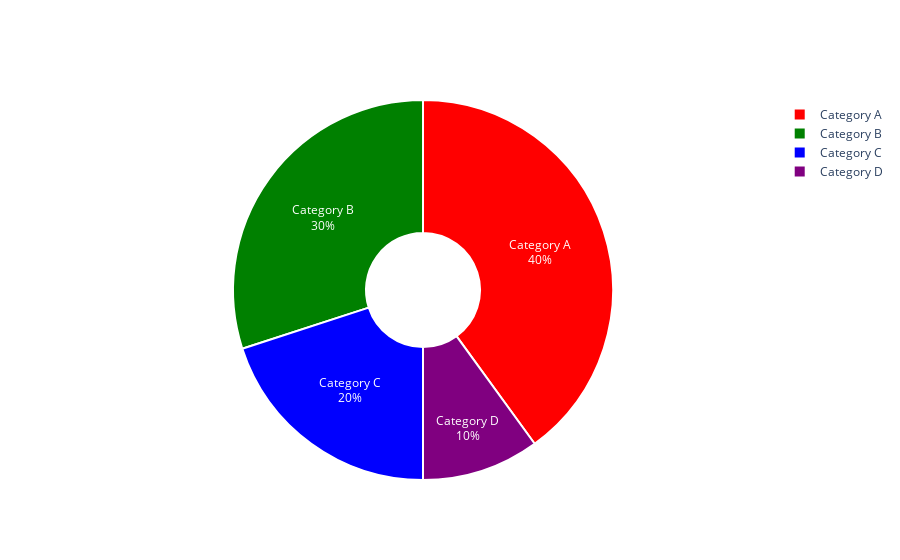

The code cell stored with this chart in its notebook:
### Markdown cell above
## 饼图

`go.Pie` 是 Plotly 中用于创建饼图（Pie chart）的类。以下是一些常用的参数：

- `labels`: 用于指定每个扇形的标签，可以是单个值、列表或数组。
- `values`: 用于指定每个扇形的数值，表示占比或数量，可以是单个值、列表或数组。
- `textinfo`: 用于控制在每个扇形上显示的文本信息，例如百分比、数值等。
- `hoverinfo`: 指定饼图上鼠标悬停时显示的信息。
- `hole`: 设置饼图中心的空洞大小，取值范围为 [0, 1]，默认为0，通过调整该参数，可以作出环形图。
- `name`: 为 trace 指定一个名称，用于图例等。
- `marker`: 一个字典，包含有关扇形的属性，例如颜色、透明度等。

例：对给定的数据作饼图。

1. 控制饼图中每个部分上显示的文本信息，这里设置为显示百分比和标签。

2. 设置悬停（hover）信息，当鼠标悬停在饼图的某个部分时显示的信息，这里设置为显示标签和百分比。

3. 控制饼图中间的空洞的大小，取值范围为 [0, 1]，这里设置为 0.3，表示空洞占整个饼图的 30%（即变为环形图）。

4. 配置饼图的颜色和边界线样式：在`marker`中用`colors`参数包含四种颜色的列表，分别对应饼图的四个部分；`line`参数用字典，定义边界线的样式，包括颜色和宽度。这里设置为白色边界线，宽度为2。

### Code cell
## 定义数据
labels = ['Category A', 'Category B', 'Category C', 'Category D'] #包含了饼图每个部分的标签，表示不同的类别
values = [40, 30, 20, 10] #包含了每个部分对应的数值

trace = go.Pie(
    labels=labels,
    values=values,
    textinfo='percent+label',
    hoverinfo='label+percent',
    hole=0.3,
    name='Pie Chart',
    marker=dict(
        colors=['red', 'green', 'blue', 'purple'],
        line=dict(color='white', width=2)
    )
)

#fig = go.Figure(trace) # 可以直接作图
fig = go.Figure()
fig.add_trace(trace)
fig.show()

### Figure 1 — Plotly figure (JSON) as saved in the notebook; plotly's stock layout.template omitted (floating-point values rounded to 4 significant figures)
{"data": [{"hole": 0.3, "hoverinfo": "label+percent", "labels": ["Category A", "Category B", "Category C", "Category D"], "marker": {"colors": ["red", "green", "blue", "purple"], "line": {"color": "white", "width": 2}}, "name": "Pie Chart", "textinfo": "percent+label", "type": "pie", "values": [40, 30, 20, 10]}], "layout": {}}
